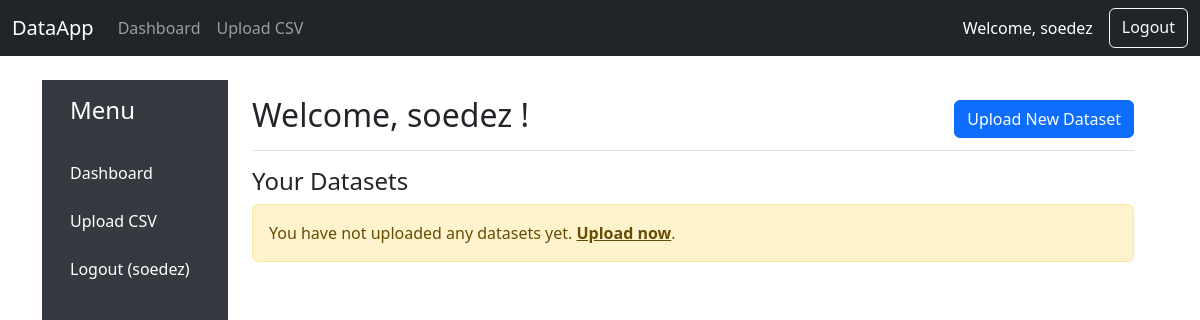
/dashboard (signed in), run on an earlier commit of the app's database.
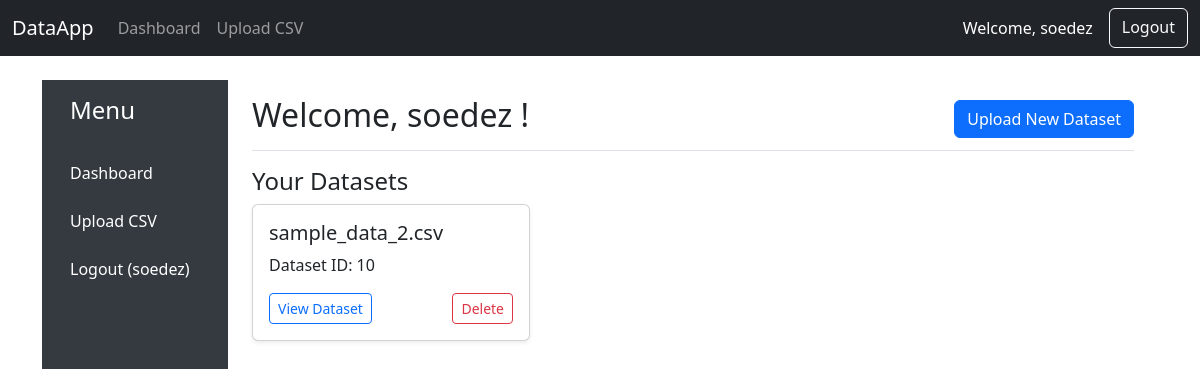
And on a later commit of the database.
### models.py (models this page shows)
class DataSet(db.Model):
    __tablename__ = 'datasets'
    id = db.Column(db.Integer, primary_key=True)
    user_id = db.Column(db.Integer, db.ForeignKey('users.id'), nullable=False)
    name = db.Column(db.String(100))
    headers = db.Column(db.Text)  # Comma-separated header names
    user = db.relationship('User', backref='datasets')
    entries = db.relationship('DataEntry', backref='dataset', cascade="all, delete", lazy=True)

### main.py (the view)
@main.route('/dashboard')
def dashboard():
    if 'user_id' not in session:
        flash("Please log in to view the dashboard.")
        return redirect(url_for('auth.login'))
    user_id = session.get('user_id')
    datasets = DataSet.query.filter_by(user_id=user_id).all()
    return render_template('dashboard.html', datasets=datasets)

### templates/dashboard.html (shortened to what this page needs)
{% extends "base.html" %}
{% block content %}
<div class="container-fluid">
  <div class="row">
    <div class="col-md-3 col-lg-2 sidebar d-none d-md-block">
      <h4 class="p-3">Menu</h4>
      <a href="{{ url_for('main.dashboard') }}">Dashboard</a>
      <a href="{{ url_for('main.upload_data') }}">Upload CSV</a>
      <a href="{{ url_for('auth.logout') }}">Logout ({{ session.get('username') }})</a>
    </div>
    <div class="col-md-9 col-lg-10 px-md-4">
      <div class="d-flex justify-content-between flex-wrap flex-md-nowrap align-items-center pt-3 pb-2 mb-3 border-bottom">
        <h2>Welcome, {{ session.get('username') }} !</h2>
        <div>
          <a class="btn btn-primary" href="{{ url_for('main.upload_data') }}">Upload New Dataset</a>
        </div>
      </div>
      <h4>Your Datasets</h4>
      {% if datasets %}
        <div class="row row-cols-1 row-cols-md-3 g-4">
          {% for dataset in datasets %}
          <div class="col">
            <div class="card h-100 shadow-sm">
              <div class="card-body d-flex flex-column">
                <h5 class="card-title">{{ dataset.name }}</h5>
                <p class="card-text">Dataset ID: {{ dataset.id }}</p>
                <div class="mt-auto d-flex justify-content-between">
                  <a href="{{ url_for('main.view_dataset', dataset_id=dataset.id) }}"
                     class="btn btn-outline-primary btn-sm">
                    View Dataset
                  </a>
                  <form action="{{ url_for('main.delete_dataset', dataset_id=dataset.id) }}" method="POST"
                        onsubmit="return confirm('Are you sure you want to delete this dataset?');">
                    <button type="submit" class="btn btn-outline-danger btn-sm">Delete</button>
                  </form>
                </div>
              </div>
            </div>
          </div>
          {% endfor %}
        </div>
      {% else %}
        <div class="alert alert-warning" role="alert">
          You have not uploaded any datasets yet.
          <a href="{{ url_for('main.upload_data') }}" class="alert-link">Upload now</a>.
        </div>
      {% endif %}
    </div>
  </div>
</div>
{% endblock %}

### templates/base.html (shortened to what this page needs)
<!doctype html>
<html lang="en">
<head>
  <link rel="stylesheet" href="https://cdn.jsdelivr.net/npm/bootstrap@5.3.0/dist/css/bootstrap.min.css">
  <link rel="stylesheet" href="https://cdn.jsdelivr.net/npm/bootstrap-icons@1.9.1/font/bootstrap-icons.css">
</head>
<body>
  <nav class="navbar navbar-expand-lg navbar-dark bg-dark">
    <div class="container-fluid">
      <a class="navbar-brand" href="{{ url_for('main.index') }}">DataApp</a>
      <div class="collapse navbar-collapse" id="navbarTop">
        <ul class="navbar-nav me-auto mb-2 mb-lg-0">
          <li class="nav-item">
            <a class="nav-link" href="{{ url_for('main.dashboard') }}">Dashboard</a>
          </li>
          <li class="nav-item">
            <a class="nav-link" href="{{ url_for('main.upload_data') }}">Upload CSV</a>
          </li>
        </ul>
        <div class="d-flex">
          <span class="navbar-text text-white me-3">
            Welcome, {{ session.get('username') or 'Guest' }}
          </span>
          {% if session.get('user_id') %}
            <a class="btn btn-outline-light" href="{{ url_for('auth.logout') }}">Logout</a>
          {% else %}
            <a class="btn btn-outline-light me-2" href="{{ url_for('auth.login') }}">Login</a>
            <a class="btn btn-primary" href="{{ url_for('auth.register') }}">Register</a>
          {% endif %}
        </div>
      </div>
    </div>
  </nav>
  <div class="container mt-4">
    {% block content %}{% endblock %}
  </div>
</body>
</html>

### templates/dashboard.html (style rules this page uses)
.sidebar { background-color: #343a40; min-height: 100vh; color: #fff; }
.sidebar a { color: #fff; text-decoration: none; padding: 0.75rem 1rem; display: block; }

What changed in the data, as far as the page shows it:
added DataSet: name "sample_data_2.csv", id "10"
Also different on the page:
text no longer shown: "You have not uploaded any datasets yet. Upload now ."
